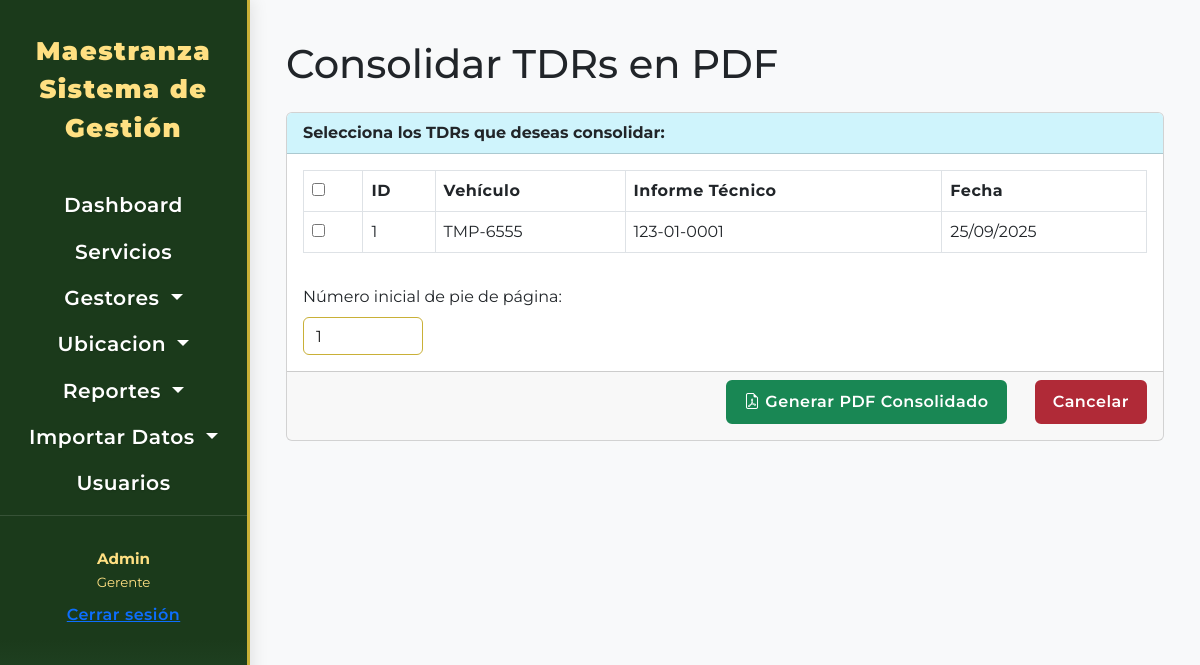
Page /tdr/consolidados/generar (signed in) on the committed database.
### tdr/models.py (models this page shows, shortened)
class Requerimiento(models.Model):
    vehiculo = models.ForeignKey(
        Vehiculo,
        on_delete=models.CASCADE,
        related_name='requerimientos',
        verbose_name="Vehículo del Requerimiento"
    )
    fecha_creacion = models.DateTimeField(
        auto_now_add=True,
        verbose_name="Fecha de Creación del TDR",
        db_index=True
    )
    informe_tecnico_nro = models.CharField(
        unique=True,
        max_length=50,
        blank=True,
        null=True,
        verbose_name="Nº Informe Técnico"
    )
    servicios_propuestos = models.ManyToManyField(
        DescripcionServicio,
        through='RequerimientoDescripcionDetalle',
        related_name='requerimientos_asociados_servicio',
        verbose_name="Servicios Propuestos en TDR"
    )
    piezas_propuestas = models.ManyToManyField(
        PiezaTDR,
        through='RequerimientoPiezaDetalle',
        related_name='en_requerimientos',
        verbose_name="Piezas Propuestas en TDR"
    )
    class Meta:
        verbose_name = "Requerimiento TDR"
        verbose_name_plural = "Requerimientos TDRs"
        ordering = ['-fecha_creacion']

### vehiculo/models.py (models this page shows, shortened)
class Vehiculo(models.Model):
    placa_int = models.CharField(
        max_length=10,
        unique=True,
        verbose_name="Placa Interna"
    )
    placa_rod = models.CharField(
        max_length=10,
        unique=True,
        verbose_name="Placa Rodaje",
        null=True,
        blank=True
    )
    vin = models.CharField(
        max_length= 30,
        unique=True,
        verbose_name= 'N° de serie'
    )
    num_motor = models.CharField(
        max_length= 30,
        blank=False,
        null=False,
        verbose_name= 'N° de motor'
    )
    marca = models.CharField(
        max_length=50,
        verbose_name="Marca"
    )
    modelo = models.CharField(
        max_length=50,
        verbose_name="Modelo"
    )
    anio = models.PositiveIntegerField(
        verbose_name="Año",
        blank=False,
        null=False,
    )
    tipo = models.CharField(
        max_length=30,
        choices=TIPOS_VEHICULO_CHOICES,
        default= '',
        verbose_name='Tipo',
        blank=False,
        null=False,
    )
    kilometraje = models.DecimalField(
        max_digits= 18,
        decimal_places=1,
        blank=False,
        null=False,
        verbose_name="Kilometraje"
    )
    estado_vehi = models.CharField(
        max_length=30,
        choices=ESTADOS_VEHICULO_CHOICES,
        default='OPERATIVO',
        verbose_name='Estado del vehículo'
    )
    estado_odo = models.CharField(
        max_length=30,
        choices=ESTADOS_ODOMETRO_VEHICULO_CHOICES,
        default='OPERATIVO',
        verbose_name='Estado del odometro'
    )
    fecha_adquisicion = models.DateTimeField(
        blank=True,
        null= True,
        verbose_name= 'Fecha de adquisición'
    )
    tipo_combustible = models.CharField(
        max_length=20,
        choices=TIPO_COMBUSTIBLE_CHOICES,
        default='Gasolina',
        verbose_name="Tipo de Combustible"
    )
    procedencia= models.CharField(
        null= True,
        blank= True,
        max_length=50,
        verbose_name='Procedencia'
    )
    funcion = models.CharField(
        max_length=30,
        choices=FUNCION_VEHICULO_CHOICES,
        default='',
        verbose_name='Función policial'
    )
    valor = models.DecimalField(
        max_digits= 18,
        decimal_places=2,
        blank=True,
        null=True,
        verbose_name="Valor"
    )
    subunidad = models.ForeignKey(
        SubUnidad,
        on_delete= models.CASCADE,
        verbose_name= 'Sub Unidad Asignada',
        null=True,
        blank=True
    )
    motivo_ino = models.TextField(
        blank=True,
        null= True,
        verbose_name='Motivo o causa de la inoperatividad'
    )
    fecha_ino = models.DateTimeField(
        blank= True,
        null= True,
        editable=True,
        verbose_name='Fecha de inoperatividad'
    )
    ubicacion_ino = models.ForeignKey(
        SubUnidad, on_delete= models.CASCADE,
        related_name='ubicacion_inoperativo',
        verbose_name='Ubicación del vehículo inoperativo',
        null=True,
        blank=True
    )
    resolucion_baja = models.CharField(
        null= True,
        blank= True,
        max_length=30,
        verbose_name='Resolución de la Baja'
    )
    fecha_baja = models.DateTimeField(
        blank=True,
        null= True,
        verbose_name= 'Fecha de la Baja'
    )
    created = models.DateTimeField(
        auto_now_add=True,
        editable=True
    )
    class Meta:
        verbose_name = "Vehículo"
        verbose_name_plural = "Vehículos"
        ordering = ['created']
    def __str__(self):
        return self.placa_int

### tdr/views.py (the view)
# urls.py: path('consolidados/generar', views.consolidado_tdr_seleccion, name='consolidado_tdr_seleccion'),
@login_required
def consolidado_tdr_seleccion(request):
    requerimientos = Requerimiento.objects.filter(consolidados=None).select_related('vehiculo').order_by('-fecha_creacion')
    requerimientos = paginacion(request, requerimientos)
    return render(request, 'requerimiento/consolidado.html', {
        'requerimientos': requerimientos,
    })

### maestranza/utils.py (called while the page is built)
def paginacion(request,modelo):
    paginator = Paginator(modelo, 10)
    page_number = request.GET.get('page',1)
    try:
        modelo = paginator.page(page_number)
    except EmptyPage:
        modelo = paginator.page(paginator.num_pages)
    except PageNotAnInteger:
        modelo = paginator.page(1)
    return modelo

### templates/requerimiento/consolidado.html (shortened to what this page needs)
{% extends "components/formulario.html" %}
{% load static %}
{% block form %}
<h1 class="mb-4">Consolidar TDRs en PDF</h1>
<form id="consolidadoForm" method="post" action="{% url 'crear_consolidado_tdr' %}">
    <div class="card mb-4">
        <div class="card-header bg-info-subtle fw-bold">
            Selecciona los TDRs que deseas consolidar:
        </div>
        <div class="card-body">
            <div class="table-responsive">
                <table class="table table-bordered table-hover">
                    <thead>
                        <tr>
                            <th><input type="checkbox" id="select-all"></th>
                            <th>ID</th>
                            <th>Vehículo</th>
                            <th>Informe Técnico</th>
                            <th>Fecha</th>
                        </tr>
                    </thead>
                    <tbody>
                        {% for tdr in requerimientos %}
                        <tr>
                            <td>
                                <input type="checkbox" class="select-item" name="ids" value="{{ tdr.id }}">
                            </td>
                            <td>{{ tdr.id }}</td>
                            <td>{{ tdr.vehiculo }}</td>
                            <td>{{ tdr.informe_tecnico_nro }}</td>
                            <td>{{ tdr.fecha_creacion|date:"d/m/Y" }}</td>
                        </tr>
                        {% endfor %}
                    </tbody>
                </table>
            </div>
            <div class="mt-3">
                <label for="start_page" class="form-label">Número inicial de pie de página:</label>
                <input type="number" name="start_page" id="start_page" class="form-control" value="1" min="1" style="max-width: 120px;">
            </div>
        </div>
        <div class="card-footer text-end">
            <button type="submit" class="btn btn-success">
                <i class="bi bi-file-earmark-pdf"></i> Generar PDF Consolidado
            </button>
            <a class="btn btn-danger ms-4" href="{% url 'lista_consolidados' %}">Cancelar</a>
        </div>
    </div>
</form>
{% endblock %}

### static/css/base1.css (style rules this page uses)
:root { --Primary-color: #1B3A1B; --Secondary-color: #2E5939; --Accent-color: #C9B037; --Text-color: #fff; --Sidebar-bg: #1B3A1B; --Sidebar-active: #C9B037; --Sidebar-hover: #2E5939; --Table-header-bg: #2E5939; --Table-header-text: #fff; --Table-row-hover: #e9f5e1; --Button-primary: #1B3A1B; --Button-primary-hover: #2E5939; --Button-danger: #b02a37; --Button-danger-hover: #7a1d25; --Button-secondary: #495057; --Button-secondary-hover: #343a40; --Input-border: #C9B037; --Input-focus: #2E5939; --sidebar-width-bs5: 250px; --sidebar-bg-mobile: rgba(27,58,27,0.97); }
body, .sidebar-bs5, .main-content-wrapper-bs5 { font-family: 'Montserrat', Arial, Helvetica, sans-serif; }
.btn { border-radius: 0.375rem !important; font-weight: 600 !important; font-size: 1rem !important; letter-spacing: 0.5px; padding: 0.5rem 1rem !important; box-shadow: none !important; border-width: 2px !important; margin-bottom: 0.5rem; white-space: normal; }
.btn-danger { background-color: var(--Button-danger); border-color: var(--Button-danger); color: #fff; font-weight: 600; letter-spacing: 0.5px; }
.form-control, .select2-container--default .select2-selection--single { border: 1.5px solid var(--Input-border) !important; border-radius: 0.375rem; background-color: #fff; color: #222; height: 38px !important; box-shadow: none; }
.table thead { background-color: var(--Table-header-bg); color: var(--Table-header-text); }
.table th, .table td { vertical-align: middle !important; }
.table th { font-weight: bold; letter-spacing: 0.5px; }
.table-responsive { overflow-x: auto; }

### rows in the picture
Requerimiento: id "1", vehiculo "TMP-6555", informe_tecnico_nro "123-01-0001", fecha_creacion "25/09/2025"
